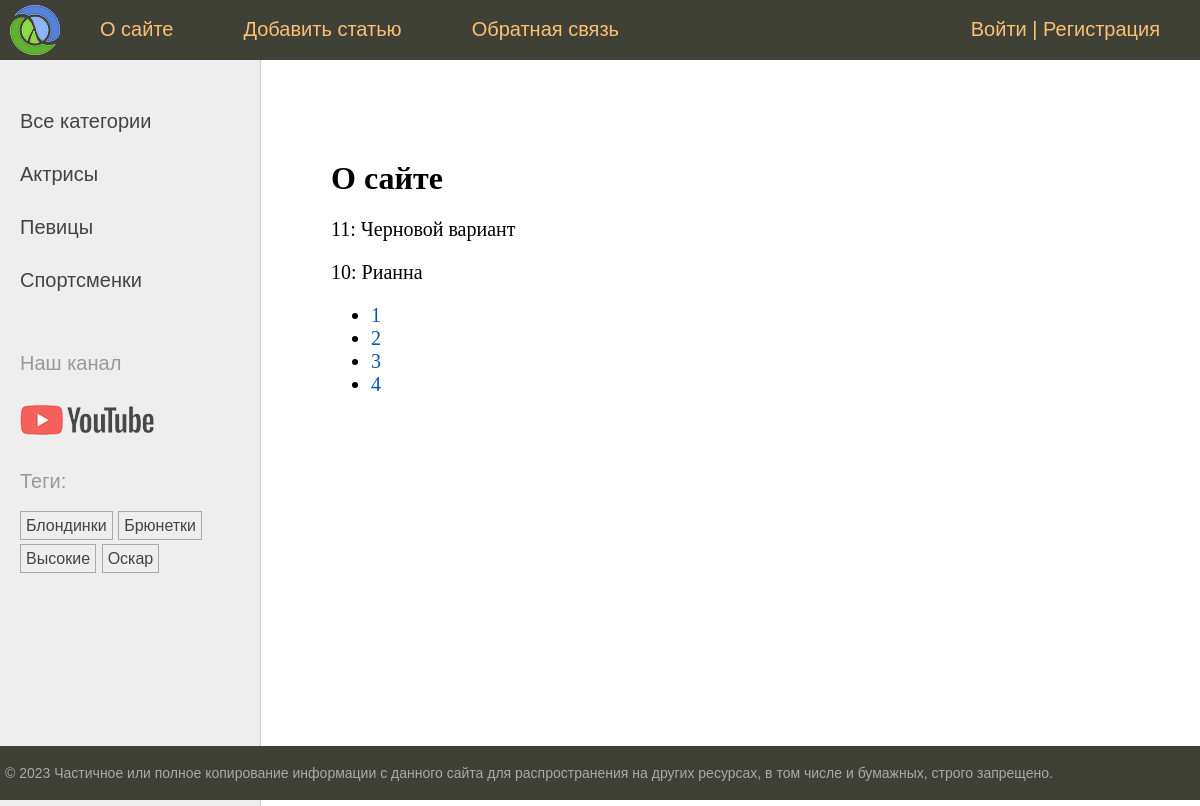
Page /about/ on the earlier database version.
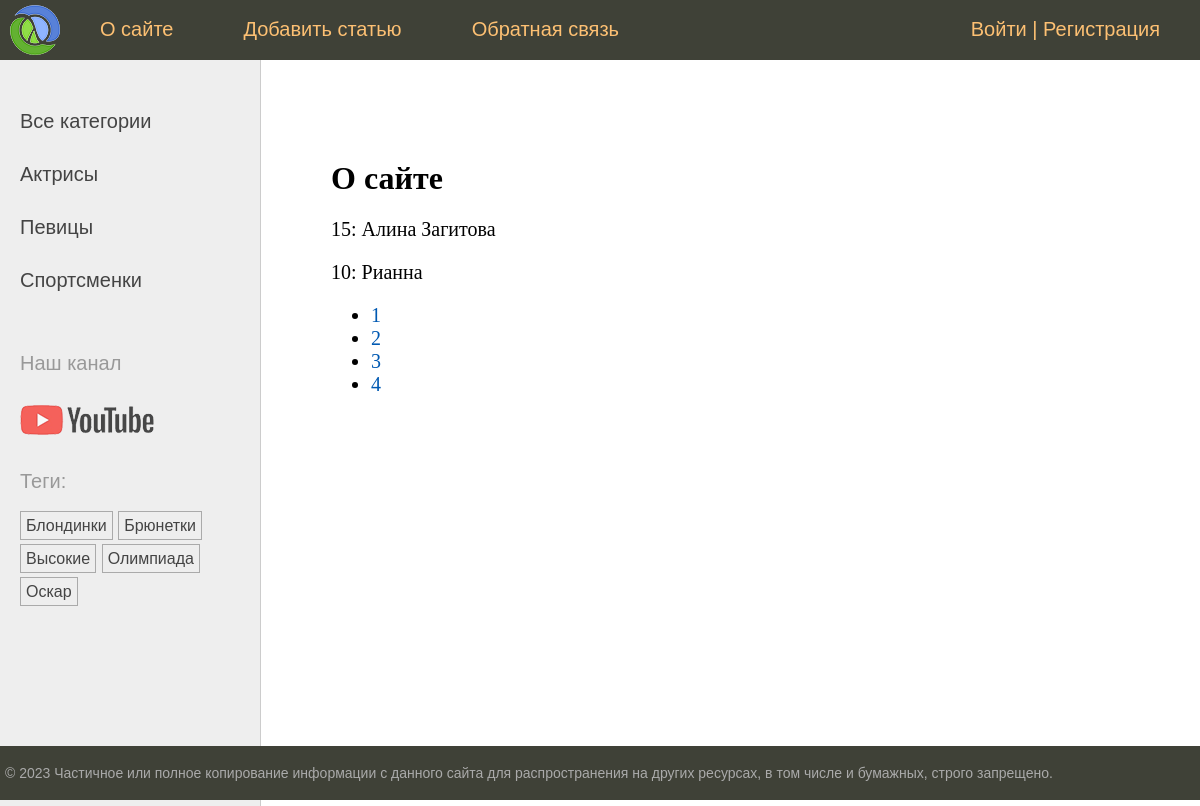
Same page on the later database version.
### women/models.py (models this page shows, shortened)
class Category(models.Model):
    name = models.CharField(max_length=100, db_index=True, verbose_name='Категория')
    slug = models.SlugField(max_length=255, unique=True, db_index=True)
    class Meta:
        verbose_name = 'Категория'
        verbose_name_plural = 'Категории'
    def get_absolute_url(self):
        return reverse('category', kwargs={'cat_slug': self.slug})

class TagPost(models.Model):
    tag = models.CharField(max_length=100, db_index=True)
    slug = models.SlugField(max_length=255, unique=True, db_index=True)
    def get_absolute_url(self):
        return reverse('tag', kwargs={'tag_slug': self.slug})

class Women(models.Model):
    class Meta:
        verbose_name = 'Известные женщины'
        verbose_name_plural = 'Известные женщины'
        ordering = ['-time_create']
        indexes = [
            models.Index(fields=['-time_create'])
        ]
    class Status(models.IntegerChoices):
        DRAFT = 0, 'Черновик'
        PUBLISHED = 1, 'Опубликовано'
    title = models.CharField(max_length=255, verbose_name='Заголовок')
    slug = models.SlugField(max_length=255, unique=True, db_index=True, verbose_name='Slug',
                            validators=[
                                MinLengthValidator(5, message='Минимум 5 символов'),
                                MaxLengthValidator(100, message='Максимум 100 символов')
                            ]
                            )
    photo = models.ImageField(upload_to='photos/%Y/%m/%d/', default=None, blank=True, null=True, verbose_name='Фото')
    content = models.TextField(blank=True, verbose_name='Текст статьи')
    time_create = models.DateTimeField(auto_now_add=True, verbose_name='Время создания')
    time_update = models.DateTimeField(auto_now=True, verbose_name='Время изменения')
    is_published = models.IntegerField(choices=Status.choices,
                                       default=Status.DRAFT, verbose_name='Статус')
    cat = models.ForeignKey('Category', on_delete=models.PROTECT, related_name='posts', verbose_name='Категории')
    tags = models.ManyToManyField('TagPost', blank=True, related_name='tags', verbose_name='Теги')
    husband = models.OneToOneField('Husband', on_delete=models.SET_NULL, null=True,
                                   blank=True, related_name='wuman', verbose_name='Муж')
    objects = models.Manager()
    published = PublishedManager()

### women/views.py (the view)
# urls.py: path('about/', views.about, name='about'),
def about(request):
    contact_list = Women.published.all()
    paginator = Paginator(contact_list, 2)
    page_number = request.GET.get('page')
    page_obj = paginator.get_page(page_number)
    return render(request, 'women/about.html',
                  {'title': 'О сайте',
                           'page_obj': page_obj})

### users/context_processors.py (called while the page is built)
def get_women_context(request):
    return {'mainmenu': menu}

### women/models.py (called while the page is built)
    def get_queryset(self):
        return super().get_queryset().filter(is_published=Women.Status.PUBLISHED)

### women/templatetags/women_tags.py (called while the page is built)
@register.inclusion_tag('women/list_categories.html')
def show_categories(cat_selected=0):
    cats = Category.objects.annotate(total=Count('posts')).filter(total__gt=0)
    return {'cats': cats, 'cat_selected': cat_selected}

@register.inclusion_tag('women/list_tags.html')
def show_all_tags():
    return {'tags': TagPost.objects.annotate(total=Count('tags')).filter(total__gt=0)}

### women/templates/women/about.html
{% extends 'base.html' %}
{% block content %}
<h1>{{title}}</h1>
{% for item in page_obj %}
<p>{{ item.pk }}: {{ item.title }}</p>
{% endfor %}
<nav>
    <ul>
        {% for p in page_obj.paginator.page_range %}
        <li>
            <a href="?page={{ p }}">{{ p }}</a>
        </li>
        {% endfor %}
    </ul>
</nav>
{% endblock %}

### women/templates/women/list_categories.html
{% for cat in cats %}
{% if cat.id == cat_selected %}
<li class="selected">{{cat.name}}</li>
{% else %}
<li><a href="{{ cat.get_absolute_url }}">{{cat.name}}</a></li>
{% endif %}
{% endfor %}

### women/templates/women/list_tags.html
{% if tags %}
    Теги:</p>
    <ul class="tags-list">
        {% for t in tags %}
        <li><a href="{{t.get_absolute_url}}">{{t.tag}}</a></li>
        {% endfor %}
    </ul>
{% endif %}

Differences in the rows shown:
no longer on this page (row edited): Women: pk "11", title "Черновой вариант"
now on this page (row unchanged): TagPost: tag "Олимпиада"
added Women: pk "15", title "Алина Загитова"
